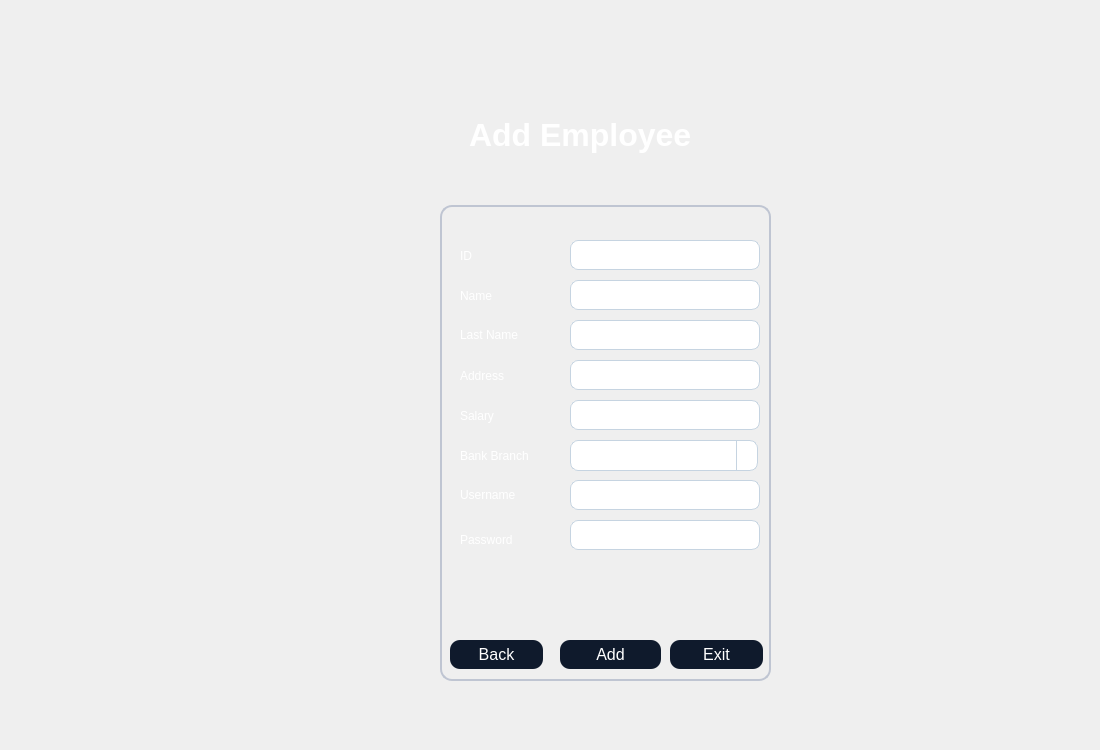
<?xml version="1.0" encoding="UTF-8"?>
<ui version="4.0">
 <class>add</class>
 <widget class="QDialog" name="add">
  <property name="geometry">
   <rect>
    <x>0</x>
    <y>0</y>
    <width>1100</width>
    <height>750</height>
   </rect>
  </property>
  <property name="windowTitle">
   <string>Dialog</string>
  </property>
  <property name="styleSheet">
   <string notr="true">QTableWidget {
    background-color: #1A2236;
    color: #FFFFFF;
    border: 1px solid #3A3F58;
    gridline-color: #3A3F58;
    font-family: &quot;Inter&quot;;
    font-size: 10pt;
    border-radius: 8px;
    selection-background-color: #0F5FFF;
    selection-color: #FFFFFF;
}

QHeaderView::section {
    background-color: #0F1A2C;
    color: #FFFFFF;
    border: 1px solid #3A3F58;
    padding: 4px;
    font-family: &quot;Montserrat SemiBold&quot;;
    font-size: 10pt;
}

QTableWidget::item:selected {
    background-color: #0F5FFF;
    color: #FFFFFF;
}
QGroupBox {
    border: 1.5px solid #BFC5D2;
    border-radius: 12px;
    margin-top: 25px;
    color: white;
    font-family: &quot;Segoe UI Semibold&quot;;
    font-size: 14pt;
}

QGroupBox::title {
    subcontrol-origin: margin;
    padding: 4px 10px;
}
QPushButton {
    background-color: #0F1A2C;
    color: #FFFFFF;
	border-color: rgb(0, 0, 0);
    border-radius: 10px;
    font-family: &quot;Montserrat SemiBold&quot;;
    font-size: 12pt;
    padding: 6px 12px;
}

QPushButton:hover {
    background-color: #1A2942;
}

QPushButton:pressed {
    background-color: #09111A;
}
QLineEdit {
    background-color: #FFFFFF;
    border: 1px solid #C6D4E1;
    border-radius: 8px;
    padding: 6px;
    color: #0A1320;
    font-family: &quot;Inter&quot;;
    font-size: 11pt;
}

QLineEdit:focus {
    border: 1px solid #00B4FF;
    background-color: #F8FBFF;
}
QComboBox {
    background-color: #FFFFFF;
    border: 1px solid #C6D4E1;
    border-radius: 8px;
    padding: 6px;
    color: #0A1320;
    font-family: &quot;Inter&quot;;
    font-size: 11pt;
}

QComboBox:focus {
    border: 1px solid #00B4FF;
    background-color: #F8FBFF;
}

QComboBox::drop-down {
    subcontrol-origin: padding;
    subcontrol-position: top right;
    width: 20px;
    border-left: 1px solid #C6D4E1;
}

QComboBox::down-arrow {
    
	image: url(:/new/prefix1/icon.png);
    width: 12px;
    height: 12px;
}
QDateEdit {
    background-color: #FFFFFF;
    border: 1px solid #C6D4E1;
    border-radius: 8px;
    padding: 6px;
    color: #0A1320;
    font-family: &quot;Inter&quot;;
    font-size: 11pt;
}

QDateEdit:focus {
    border: 1px solid #00B4FF;
    background-color: #F8FBFF;
}

QDateEdit::drop-down {
    subcontrol-origin: padding;
    subcontrol-position: top right;
    width: 20px;
    border-left: 1px solid #C6D4E1;
}

QDateEdit::down-arrow {
    image: url(:/new/prefix1/icon.png);
    width: 12px;
    height: 12px;
}
QDateEdit::up-arrow {
    
	image: url(:/new/prefix1/icon3.webp);
    width: 12px;
    height: 12px;
}

QTabWidget::pane {
    border: 1px solid #3A3F58;
    border-radius: 8px;
    background-color: #1A2236;
}

QTabBar::tab {
    background: #0F1A2C;
    color: #FFFFFF;
    border: 1px solid #3A3F58;
    border-bottom: none;
    border-top-left-radius: 8px;
    border-top-right-radius: 8px;
    padding: 8px 16px;
    font-family: &quot;Montserrat SemiBold&quot;;
    font-size: 10pt;
}

QTabBar::tab:selected {
    background: #0F5FFF;
    color: #FFFFFF;
}

QTabBar::tab:hover {
    background: #1A2942;
}</string>
  </property>
  <widget class="QLabel" name="label_11">
   <property name="geometry">
    <rect>
     <x>460</x>
     <y>110</y>
     <width>281</width>
     <height>51</height>
    </rect>
   </property>
   <property name="styleSheet">
    <string notr="true">color: #FFFFFF; 
font-family: &quot;Montserrat SemiBold&quot;; 
font-size: 24pt;
font-weight: 700; 
padding: 4px 0;</string>
   </property>
   <property name="text">
    <string>&lt;html&gt;&lt;head/&gt;&lt;body&gt;&lt;p&gt;Add Employee&lt;/p&gt;&lt;/body&gt;&lt;/html&gt;</string>
   </property>
  </widget>
  <widget class="QGroupBox" name="groupBox">
   <property name="geometry">
    <rect>
     <x>440</x>
     <y>180</y>
     <width>331</width>
     <height>501</height>
    </rect>
   </property>
   <property name="title">
    <string/>
   </property>
   <widget class="QLabel" name="label_4">
    <property name="geometry">
     <rect>
      <x>20</x>
      <y>139</y>
      <width>91</width>
      <height>31</height>
     </rect>
    </property>
    <property name="styleSheet">
     <string notr="true">color: rgb(255, 255, 255);</string>
    </property>
    <property name="text">
     <string>Last Name</string>
    </property>
   </widget>
   <widget class="QLineEdit" name="ln">
    <property name="geometry">
     <rect>
      <x>130</x>
      <y>140</y>
      <width>190</width>
      <height>30</height>
     </rect>
    </property>
   </widget>
   <widget class="QLabel" name="label_8">
    <property name="geometry">
     <rect>
      <x>20</x>
      <y>260</y>
      <width>91</width>
      <height>31</height>
     </rect>
    </property>
    <property name="styleSheet">
     <string notr="true">color: rgb(255, 255, 255);</string>
    </property>
    <property name="text">
     <string>Bank Branch</string>
    </property>
   </widget>
   <widget class="QLabel" name="label_6">
    <property name="geometry">
     <rect>
      <x>20</x>
      <y>220</y>
      <width>101</width>
      <height>31</height>
     </rect>
    </property>
    <property name="styleSheet">
     <string notr="true">color: rgb(255, 255, 255);</string>
    </property>
    <property name="text">
     <string>Salary</string>
    </property>
   </widget>
   <widget class="QLineEdit" name="s">
    <property name="geometry">
     <rect>
      <x>130</x>
      <y>220</y>
      <width>190</width>
      <height>30</height>
     </rect>
    </property>
   </widget>
   <widget class="QLineEdit" name="id">
    <property name="geometry">
     <rect>
      <x>130</x>
      <y>60</y>
      <width>190</width>
      <height>30</height>
     </rect>
    </property>
   </widget>
   <widget class="QLineEdit" name="n">
    <property name="geometry">
     <rect>
      <x>130</x>
      <y>100</y>
      <width>190</width>
      <height>30</height>
     </rect>
    </property>
   </widget>
   <widget class="QLabel" name="label_3">
    <property name="geometry">
     <rect>
      <x>20</x>
      <y>105</y>
      <width>55</width>
      <height>21</height>
     </rect>
    </property>
    <property name="styleSheet">
     <string notr="true">color: rgb(255, 255, 255);</string>
    </property>
    <property name="text">
     <string>Name</string>
    </property>
   </widget>
   <widget class="QLabel" name="label_2">
    <property name="geometry">
     <rect>
      <x>20</x>
      <y>65</y>
      <width>55</width>
      <height>21</height>
     </rect>
    </property>
    <property name="styleSheet">
     <string notr="true">color: rgb(255, 255, 255);</string>
    </property>
    <property name="text">
     <string>ID</string>
    </property>
   </widget>
   <widget class="QLineEdit" name="adrs">
    <property name="geometry">
     <rect>
      <x>130</x>
      <y>180</y>
      <width>190</width>
      <height>30</height>
     </rect>
    </property>
   </widget>
   <widget class="QLabel" name="label_5">
    <property name="geometry">
     <rect>
      <x>20</x>
      <y>180</y>
      <width>71</width>
      <height>31</height>
     </rect>
    </property>
    <property name="styleSheet">
     <string notr="true">color: rgb(255, 255, 255);</string>
    </property>
    <property name="text">
     <string>Address</string>
    </property>
   </widget>
   <widget class="QPushButton" name="Add">
    <property name="geometry">
     <rect>
      <x>120</x>
      <y>460</y>
      <width>101</width>
      <height>29</height>
     </rect>
    </property>
    <property name="text">
     <string>Add</string>
    </property>
   </widget>
   <widget class="QPushButton" name="exit">
    <property name="geometry">
     <rect>
      <x>230</x>
      <y>460</y>
      <width>93</width>
      <height>29</height>
     </rect>
    </property>
    <property name="text">
     <string>Exit</string>
    </property>
   </widget>
   <widget class="QPushButton" name="back">
    <property name="geometry">
     <rect>
      <x>10</x>
      <y>460</y>
      <width>93</width>
      <height>29</height>
     </rect>
    </property>
    <property name="text">
     <string>Back</string>
    </property>
   </widget>
   <widget class="QLabel" name="label_9">
    <property name="geometry">
     <rect>
      <x>20</x>
      <y>299</y>
      <width>81</width>
      <height>31</height>
     </rect>
    </property>
    <property name="styleSheet">
     <string notr="true">color: rgb(255, 255, 255);</string>
    </property>
    <property name="text">
     <string>Username</string>
    </property>
   </widget>
   <widget class="QLabel" name="label_10">
    <property name="geometry">
     <rect>
      <x>20</x>
      <y>350</y>
      <width>71</width>
      <height>20</height>
     </rect>
    </property>
    <property name="styleSheet">
     <string notr="true">color: rgb(255, 255, 255);</string>
    </property>
    <property name="text">
     <string>Password</string>
    </property>
   </widget>
   <widget class="QLineEdit" name="u">
    <property name="geometry">
     <rect>
      <x>130</x>
      <y>300</y>
      <width>190</width>
      <height>30</height>
     </rect>
    </property>
   </widget>
   <widget class="QLineEdit" name="p">
    <property name="geometry">
     <rect>
      <x>130</x>
      <y>340</y>
      <width>190</width>
      <height>30</height>
     </rect>
    </property>
    <property name="echoMode">
     <enum>QLineEdit::EchoMode::Password</enum>
    </property>
   </widget>
   <widget class="QLabel" name="l">
    <property name="geometry">
     <rect>
      <x>10</x>
      <y>380</y>
      <width>311</width>
      <height>71</height>
     </rect>
    </property>
    <property name="styleSheet">
     <string notr="true">color: rgb(170, 0, 0);
font: 700 14pt &quot;Segoe UI&quot;;
</string>
    </property>
    <property name="text">
     <string/>
    </property>
   </widget>
   <widget class="QComboBox" name="bb">
    <property name="geometry">
     <rect>
      <x>130</x>
      <y>260</y>
      <width>188</width>
      <height>31</height>
     </rect>
    </property>
   </widget>
  </widget>
  <widget class="QLabel" name="label">
   <property name="geometry">
    <rect>
     <x>0</x>
     <y>0</y>
     <width>1100</width>
     <height>750</height>
    </rect>
   </property>
   <property name="styleSheet">
    <string notr="true">image: url(:/new/prefix1/bg.jpg);</string>
   </property>
   <property name="text">
    <string/>
   </property>
  </widget>
  <zorder>label</zorder>
  <zorder>label_11</zorder>
  <zorder>groupBox</zorder>
 </widget>
 <resources/>
 <connections/>
</ui>
